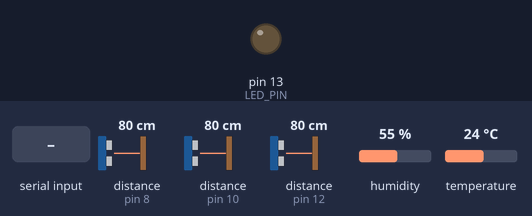
Recording of a sketch running on a simulated Arduino Nano, built with avr-gcc and run on an emulated ATmega328P. On the bench: output pins drawn as LEDs (lit = HIGH). The inputs (shaded band) are chosen by the test bench; at power-on: distance to the obstacle (sensors on pin 8, pin 10, pin 12) 80 cm, humidity 55 %, temperature 24 °C. The echo pulse lasts 58.3 µs per cm; what the sketch prints to the serial monitor is not drawn.

Above: at 1.2 s.
1.3 s: "r" received over Serial
Timing chart, 0 to 4.3 s (numbered marks = the images above; inputs shaded):
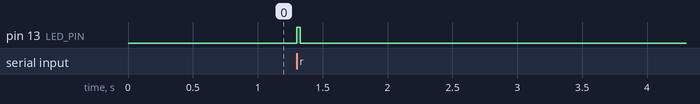

Measured:
- after the input at 1.3 s, pin 13 (LED_PIN): LOW → HIGH at once, → LOW 0.03 s later

The sketch:

nano-firmware.ino
```cpp
#include "DHT.h" //DHT22 - AM2302
#include "NewPing.h"

//defines
#define DHTTYPE DHT22

//PINS
//dht
#define DHTPIN			6
#define LED_PIN		   13

#define SONAR_NUM		4

#define MAX_DISTANCE  300 // Maximum distance (in cm) to ping.
//sonar 1
#define TRIGGER_PIN_1   7
#define ECHO_PIN_1      8
//sonar 2
#define TRIGGER_PIN_2   9
#define ECHO_PIN_2     10
//sonar 3
#define TRIGGER_PIN_3  11
#define ECHO_PIN_3     12
//sonar 4
#define TRIGGER_PIN_4  4
#define ECHO_PIN_4     5

//LDR
#define LDR_READ_PIN   A3

NewPing sonar1(TRIGGER_PIN_1, ECHO_PIN_1, MAX_DISTANCE); // Each sensor's trigger pin, echo pin, and max distance to ping.
NewPing sonar2(TRIGGER_PIN_2, ECHO_PIN_2, MAX_DISTANCE);
NewPing sonar3(TRIGGER_PIN_3, ECHO_PIN_3, MAX_DISTANCE);
NewPing sonar4(TRIGGER_PIN_4, ECHO_PIN_4, MAX_DISTANCE);


DHT dht(DHTPIN, DHTTYPE); //DHT22

//readings
float dhtHumidity, dhtTemperature;
//sonar
unsigned long cmSonar1, cmSonar2, cmSonar3,cmSonar4;
//ldr
uint16_t ldr_reading = 0;

int time_var, last_time, lastMicros;

//led usage
bool blinkState = false;

//auxiliare - intertravamentos
uint8_t travaDHT = 10;

typedef struct {
	uint16_t sonar[4];
	int16_t humidityDHT;
	int16_t temperatureDHT;
	uint16_t ldrADC;
} nano_readings_struct;

int structSize;

void setup()
{
	structSize = sizeof(nano_readings_struct);

	// initialize devices
	dht.begin();

	pinMode(LED_PIN, OUTPUT);

	time_var = millis();
	last_time = time_var;

	// initialize serial communication
	Serial.begin(115200);

	digitalWrite(LED_PIN, LOW);

}

nano_readings_struct readingsToSend;
char requestFromGalileo = 0;

void loop()
{

	if (Serial.available() > 0 ){
		requestFromGalileo = Serial.read();
	}

	if (requestFromGalileo == 'r') {

		digitalWrite(LED_PIN, HIGH);

		time_var = millis() - last_time;
		last_time = millis();

		travaDHT++;

		sonarReading();
		ldrReading();

		if (travaDHT >= 1) {
			dhtReading();
			travaDHT = 0;
		}

		// print
		printMessage();

		digitalWrite(LED_PIN, LOW);

		requestFromGalileo = 0;

	}

}

void dhtReading() {

	dhtHumidity = dht.readHumidity();
	dhtTemperature = dht.readTemperature();

}

void sonarReading() {


	cmSonar1 = sonar1.ping_cm();
	delay(2);
	cmSonar2 = sonar2.ping_cm();
	delay(2);
	cmSonar3 = sonar3.ping_cm();
	delay(2);
	//cmSonar4 = sonar4.ping_cm();
	cmSonar4 = 0;

}

void ldrReading() {
	ldr_reading = analogRead(LDR_READ_PIN);
}

void printMessage() {

	nano_readings_struct readingsToSend;

	readingsToSend.sonar[0] = static_cast<uint16_t>(cmSonar1);
	readingsToSend.sonar[1] = static_cast<uint16_t>(cmSonar2);
	readingsToSend.sonar[2] = static_cast<uint16_t>(cmSonar3);
	readingsToSend.sonar[3] = static_cast<uint16_t>(cmSonar4);

	readingsToSend.humidityDHT = static_cast<int16_t>(dhtHumidity * 100);
	readingsToSend.temperatureDHT = static_cast<int16_t>(dhtTemperature * 100);

	readingsToSend.ldrADC = static_cast<uint16_t>(ldr_reading);

	void *ptr = static_cast<void*>(&readingsToSend);

	char *buffer = static_cast<char*>(ptr);

	Serial.write(buffer, structSize);


	/*
	Serial.print("Humidity:\t");
	Serial.println(dhtHumidity);

	Serial.print("Temperature:\t");
	Serial.println(dhtTemperature);

	Serial.print("Sonares:\t");
	Serial.print(cmSonar1);
	Serial.print("\t");
	Serial.print(cmSonar2);
	Serial.print("\t");
	Serial.print(cmSonar3);
	Serial.print("\t");
	Serial.println();

	Serial.print("LDR:\t\t");
	Serial.println(ldr_reading);

	Serial.print("Time:\t\t");
	Serial.println(time_var);

	Serial.println();
	*/
}
```
